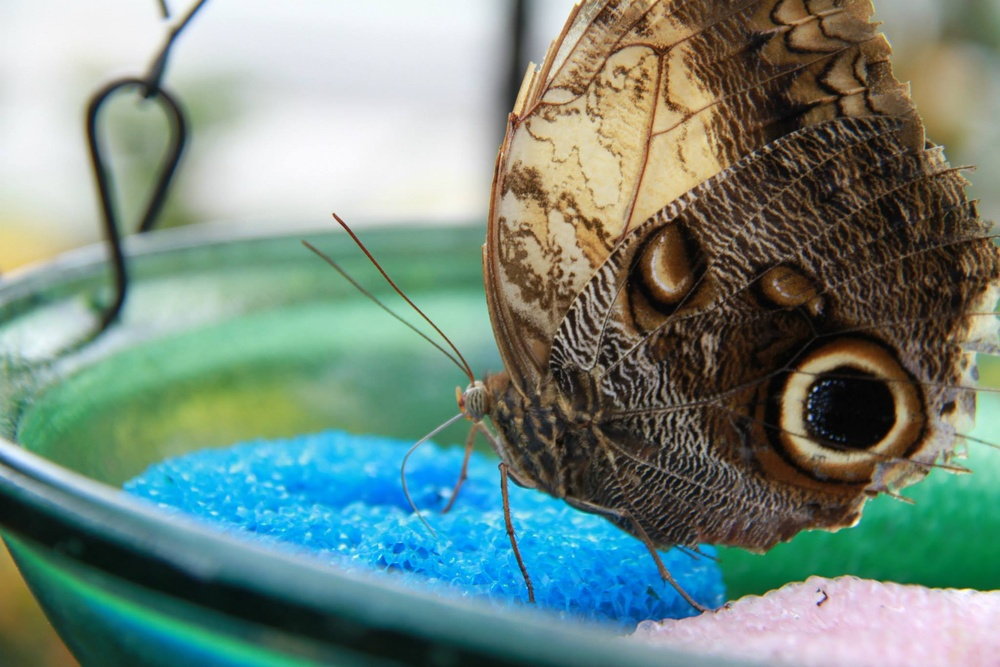
#> input picture cv_pillow_lab06/butterfly.jpg, 1000 x 667 px, shrunk from 2048 x 1366 before the run
$ jupyter execute --allow-errors filter_lab.ipynb
#> lines starting #> are read from the running program, lines starting #| are printed output that depends on the picture
#> (a cell that did not finish here is left out)

[cell 2]
# Blur
from PIL import Image
from PIL import ImageFilter

def blur(input_image, output_image):
#> called with input_image = 'butterfly.jpg', output_image = 'blurred_butterfly.jpg'
    image = Image.open(input_image)
#> image is the input picture: PIL image 1000x667 RGB; mean R, G, B 115.3, 137.2, 127.2
    filtered_image = image.filter(ImageFilter.BLUR)
    filtered_image.save(output_image)

if __name__ == "__main__":
    blur("butterfly.jpg", "blurred_butterfly.jpg")

[cell 3]
# contour
from PIL import Image
from PIL import ImageFilter

def contour(input_image, output_image):
#> called with input_image = 'flowers_dallas.jpg', output_image = 'contour_flowers.jpg'
    image = Image.open(input_image)
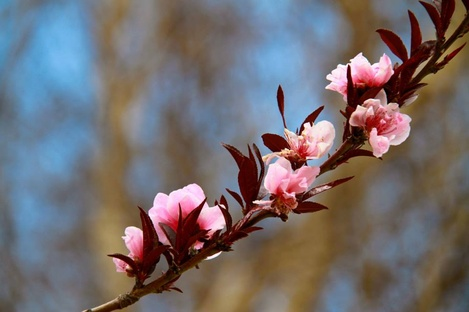
#> input picture cv_pillow_lab06/flowers_dallas.jpg, 469 x 312 px, shrunk from 960 x 640 before the run
#> image is the input picture: PIL image 469x312 RGB; mean R, G, B 114.6, 107.6, 109.2
    filtered_image = image.filter(ImageFilter.CONTOUR)
#> filtered_image: PIL image 469x312 RGB
    filtered_image.save(output_image)

if __name__ == "__main__":
    contour("flowers_dallas.jpg", "contour_flowers.jpg")

[cell 4]
# Detail
from PIL import Image
from PIL import ImageFilter

def Detail(input_image, output_image):
#> called with input_image = 'flowers_dallas.jpg', output_image = 'detail_flowers.jpg'
    image = Image.open(input_image)
    filtered_image = image.filter(ImageFilter.DETAIL)
    filtered_image.save(output_image)

if __name__ == "__main__":
    Detail("flowers_dallas.jpg", "detail_flowers.jpg")

[cell 5]
# enhance
from PIL import Image
from PIL import ImageFilter

def enhance(input_image, output_image):
#> called with input_image = 'flowers_dallas.jpg', output_image = 'enhance_flowers.jpg'
    image = Image.open(input_image)
    filtered_image = image.filter(ImageFilter.EDGE_ENHANCE)
    filtered_image.save(output_image)

if __name__ == "__main__":
    enhance("flowers_dallas.jpg", "enhance_flowers.jpg")

[cell 6]
# emboss
from PIL import Image
from PIL import ImageFilter

def emboss(input_image, output_image):
#> called with input_image = 'flowers_dallas.jpg', output_image = 'emboss_flowers.jpg'
    image = Image.open(input_image)
    filtered_image = image.filter(ImageFilter.EMBOSS)
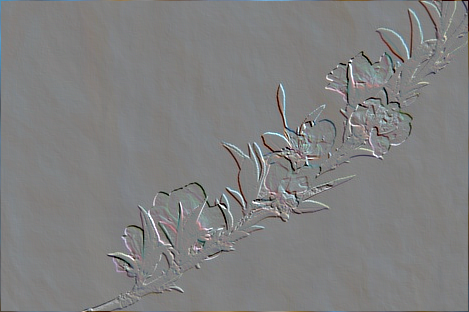
#> filtered_image: PIL image 469x312 RGB; mean R, G, B 127.7, 127.7, 127.7
    filtered_image.save(output_image)

if __name__ == "__main__":
    emboss("flowers_dallas.jpg", "emboss_flowers.jpg")

[cell 7]
# find_edges 필터
from PIL import Image
from PIL import ImageFilter

def find_edges(input_image, output_image):
#> called with input_image = 'flowers_dallas.jpg', output_image = 'find_edges_flowers.jpg'
    image = Image.open(input_image)
    filtered_image = image.filter(ImageFilter.FIND_EDGES)
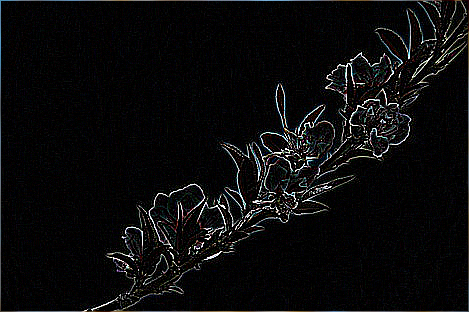
#> filtered_image: PIL image 469x312 RGB; mean R, G, B 11.4, 11.2, 11.7
    filtered_image.save(output_image)

if __name__ == "__main__":
    find_edges("flowers_dallas.jpg", "find_edges_flowers.jpg")

[cell 8]
# sharpen 필터
from PIL import Image
from PIL import ImageFilter

def sharpen(input_image, output_image):
#> called with input_image = 'flowers_dallas.jpg', output_image = 'sharpen_flowers.jpg'
    image = Image.open(input_image)
    filtered_image = image.filter(ImageFilter.SHARPEN)
    filtered_image.save(output_image)

if __name__ == "__main__":
    sharpen("flowers_dallas.jpg", "sharpen_flowers.jpg")

[cell 9]
# smooth 필터
from PIL import Image
from PIL import ImageFilter

def smooth(input_image, output_image):
#> called with input_image = 'flowers_dallas.jpg', output_image = 'smooth_flowers.jpg'
    image = Image.open(input_image)
    filtered_image = image.filter(ImageFilter.SMOOTH)
    filtered_image.save(output_image)

if __name__ == "__main__":
    smooth("flowers_dallas.jpg", "smooth_flowers.jpg")

[cell 10]
# smooth_more 필터
from PIL import Image
from PIL import ImageFilter

def smooth_more(input_image, output_image):
#> called with input_image = 'flowers_dallas.jpg', output_image = 'smooth_more_flowers.jpg'
    image = Image.open(input_image)
    filtered_image = image.filter(ImageFilter.SMOOTH_MORE)
    filtered_image.save(output_image)

if __name__ == "__main__":
    smooth_more("flowers_dallas.jpg", "smooth_more_flowers.jpg")

### RankFilters 필터
### kernel = convolution matrix
### blurring, sharpening, embossing, edge, detection, 기타 등등
### convolution : 커널이 지나가는 동안 각 행렬의 요소와 픽셀간에 처리를 하는 과정
### pillow에서는 3x3, 5x5 지원하고 이 행렬은 소수점을 가질 수 있다.
- 1) MinFilter
- 2) MedianFilter
- 3) MaxFilter

[cell 11]
from PIL import Image
from PIL import ImageFilter

def minfilter(input_image, output_image):
#> called with input_image = 'flowers_dallas.jpg', output_image = 'minFilter3_flowers.jpg'
    image = Image.open(input_image)
    filtered_image = image.filter(ImageFilter.MinFilter(size=3))
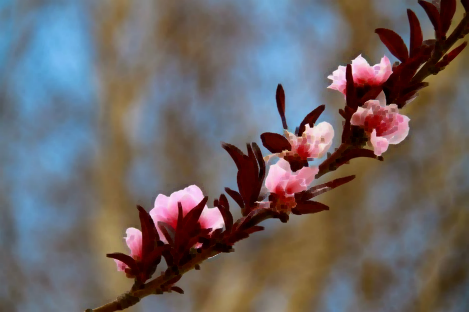
#> filtered_image: PIL image 469x312 RGB; mean R, G, B 107.7, 100.2, 100.9
    filtered_image.save(output_image)

if __name__ == "__main__":
    minfilter("flowers_dallas.jpg", "minFilter3_flowers.jpg")

[cell 12]
from PIL import Image
from PIL import ImageFilter

def minfilter(input_image, output_image):
#> called with input_image = 'flowers_dallas.jpg', output_image = 'minFilter5_flowers.jpg'
    image = Image.open(input_image)
    filtered_image = image.filter(ImageFilter.MinFilter(size=5))
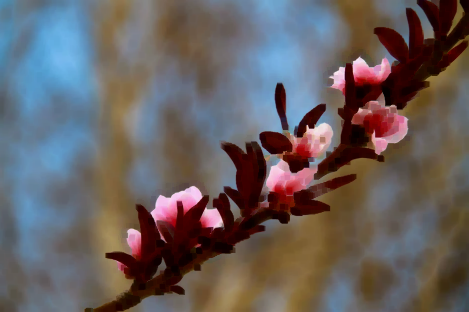
#> filtered_image: PIL image 469x312 RGB; mean R, G, B 102.9, 94.8, 94.6
    filtered_image.save(output_image)

if __name__ == "__main__":
    minfilter("flowers_dallas.jpg", "minFilter5_flowers.jpg")

[cell 13]
from PIL import Image
from PIL import ImageFilter

def medianFilter(input_image, output_image):
#> called with input_image = 'flowers_dallas.jpg', output_image = 'medianFilter_flowers.jpg'
    image = Image.open(input_image)
    filtered_image = image.filter(ImageFilter.MedianFilter(size=5))
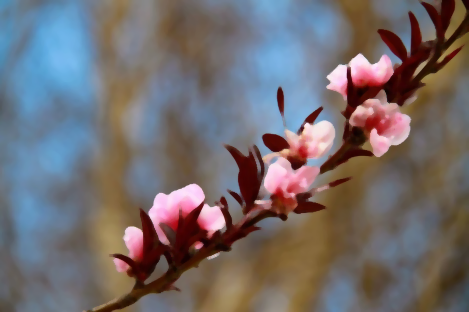
#> filtered_image: PIL image 469x312 RGB; mean R, G, B 114.5, 107.4, 108.9
    filtered_image.save(output_image)

if __name__ == "__main__":
    medianFilter("flowers_dallas.jpg", "medianFilter_flowers.jpg")

### MultiBand Filter 적용
- 1) BoxBlur
- 2) GaussianBlur
- 3) Color3DLUT
- 4) UnsharpMask

[cell 14]
# boxblur 필터
# box linear filter
# 1. 이미지의 한 픽셀이 있으면, 그 주위의 값(색의 값)을 기반으로 해서 평균을 구한다.
from PIL import Image
from PIL import ImageFilter

def boxblur(input_image, output_image):
#> called with input_image = 'flowers_dallas.jpg', output_image = 'boxblur_flowers.jpg'
    image = Image.open(input_image)
    filtered_image = image.filter(ImageFilter.BoxBlur(radius=2))
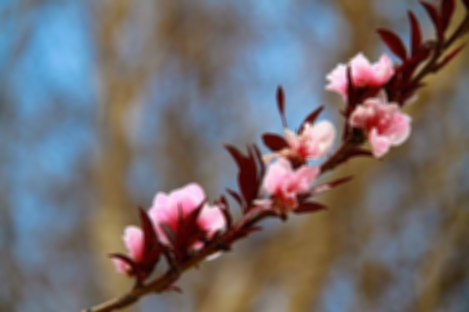
#> filtered_image: PIL image 469x312 RGB; mean R, G, B 114.6, 107.6, 109.2
    filtered_image.save(output_image)

if __name__ == "__main__":
    boxblur("flowers_dallas.jpg", "boxblur_flowers.jpg")

[cell 15]
from PIL import Image
from PIL import ImageFilter

def boxblur7(input_image, output_image):
#> called with input_image = 'flowers_dallas.jpg', output_image = 'boxblur7_flowers.jpg'
    image = Image.open(input_image)
    filtered_image = image.filter(ImageFilter.BoxBlur(radius=7))
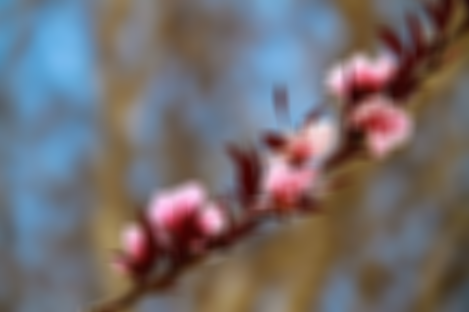
#> filtered_image: PIL image 469x312 RGB; mean R, G, B 114.6, 107.6, 109.2
    filtered_image.save(output_image)

if __name__ == "__main__":
    boxblur7("flowers_dallas.jpg", "boxblur7_flowers.jpg")

[cell 16]
# gaussian blur 필터
# 이미지의 노이즈(카메라의 먼지 등)를 줄여주거나, 이미지의 선명도를 줄어준다. => 반투명 효과
# 몇몇 컴퓨터 비전 알고리즘에서는 이미지 전처리에 gaussian smoothing을 사용하기도 한다.
# 외곽선이나 패턴을 찾기 쉽게하기 위해 처리

from PIL import Image
from PIL import ImageFilter

def gaussian_blur(input_image, output_image):
#> called with input_image = 'flowers_dallas.jpg', output_image = 'gaussian_blur_flowers.jpg'
    image = Image.open(input_image)
    filtered_image = image.filter(ImageFilter.GaussianBlur)
    filtered_image.save(output_image)

if __name__ == "__main__":
    gaussian_blur("flowers_dallas.jpg", "gaussian_blur_flowers.jpg")

[cell 17]
from PIL import Image
from PIL import ImageFilter

def gaussian_blur5(input_image, output_image):
#> called with input_image = 'flowers_dallas.jpg', output_image = 'gaussian_blur5_flowers.jpg'
    image = Image.open(input_image)
    filtered_image = image.filter(ImageFilter.GaussianBlur(radius=5))
    filtered_image.save(output_image)

if __name__ == "__main__":
    gaussian_blur5("flowers_dallas.jpg", "gaussian_blur5_flowers.jpg")

[cell 18]
# Color3DLUT 필터
# 3D Lookup Table라고도 함.
# 특정 색의 공간 다른 색의 공간으로 이동시킨다.
# Color Space (색 공간): 색들의 모임

from PIL import Image
from PIL import ImageFilter

def color_lut(input_image, output_image):
#> called with input_image = 'flowers_dallas.jpg', output_image = 'color_lut_flowers.jpg'
    image = Image.open(input_image)
    filtered_image = image.filter(ImageFilter.Color3DLUT(2,[0,1,2]*8))
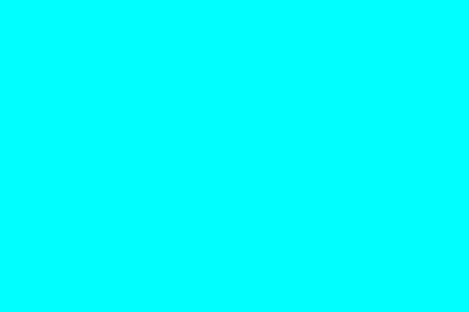
#> filtered_image: PIL image 469x312 RGB; mean R, G, B 0, 255, 255
    filtered_image.save(output_image)

if __name__ == "__main__":
    color_lut("flowers_dallas.jpg", "color_lut_flowers.jpg")

[cell 19]
# unsharpmask
# USM : 이미지의 처리할 mask로서 이미지의 blur 처리한 자기자신의 이미지를 사용해서 선명하게 만들어주는 방법 중 하나
# 즉, 원래 이미지와 blur한 이미지를 합쳐주는 방식
# UnsharpMask()는
# 1) radius 기본값: 2
# 2) percent 기본값: 150
# 3) threshold 기본값: 3


from PIL import Image
from PIL import ImageFilter

def unsharp_mask(input_image, output_image):
#> called with input_image = 'flowers_dallas.jpg', output_image = 'unsharp_mask_flowers.jpg'
    image = Image.open(input_image)
    filtered_image = image.filter(ImageFilter.UnsharpMask)
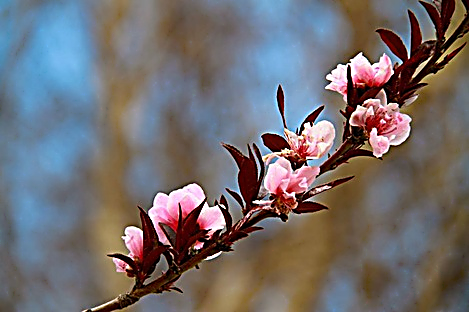
#> filtered_image: PIL image 469x312 RGB; mean R, G, B 114.1, 108.8, 110.5
    filtered_image.save(output_image)

if __name__ == "__main__":
    unsharp_mask("flowers_dallas.jpg", "unsharp_mask_flowers.jpg")
